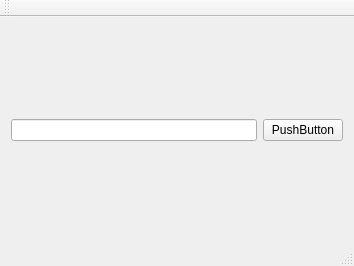
<?xml version="1.0" encoding="UTF-8"?>
<ui version="4.0">
 <class>MosgortransSchedule</class>
 <widget class="QMainWindow" name="MosgortransSchedule">
  <property name="geometry">
   <rect>
    <x>0</x>
    <y>0</y>
    <width>354</width>
    <height>266</height>
   </rect>
  </property>
  <property name="windowTitle">
   <string>MosgortransSchedule</string>
  </property>
  <widget class="QWidget" name="centralWidget">
   <layout class="QGridLayout" name="gridLayout">
    <item row="0" column="0">
     <layout class="QHBoxLayout" name="horizontalLayout">
      <item>
       <widget class="QLineEdit" name="routeNumber"/>
      </item>
      <item>
       <widget class="QPushButton" name="findRows">
        <property name="text">
         <string>PushButton</string>
        </property>
       </widget>
      </item>
     </layout>
    </item>
   </layout>
  </widget>
  <widget class="QMenuBar" name="menuBar">
   <property name="geometry">
    <rect>
     <x>0</x>
     <y>0</y>
     <width>354</width>
     <height>19</height>
    </rect>
   </property>
  </widget>
  <widget class="QToolBar" name="mainToolBar">
   <attribute name="toolBarArea">
    <enum>TopToolBarArea</enum>
   </attribute>
   <attribute name="toolBarBreak">
    <bool>false</bool>
   </attribute>
  </widget>
  <widget class="QStatusBar" name="statusBar"/>
 </widget>
 <layoutdefault spacing="6" margin="11"/>
 <resources/>
 <connections/>
</ui>
